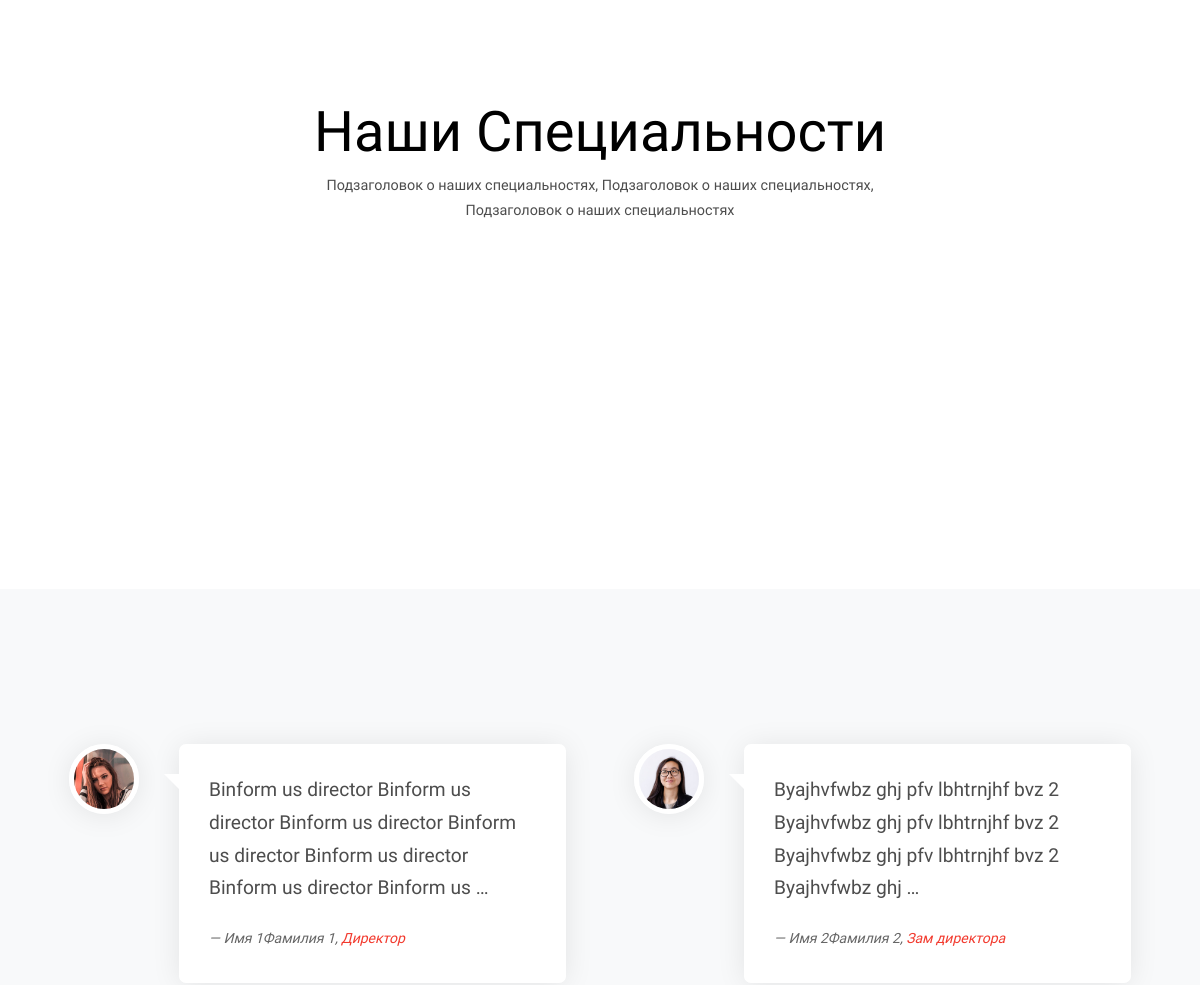
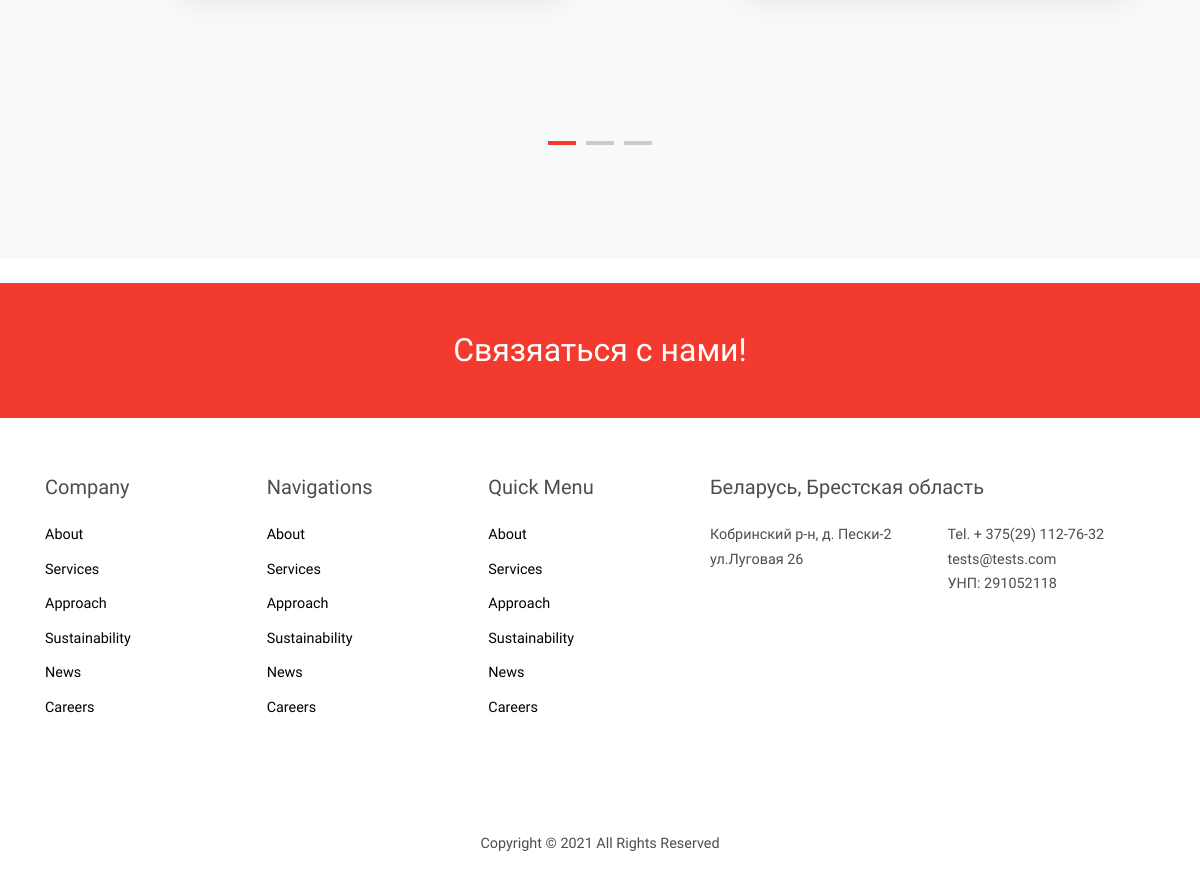
The app's page /index (lower part), older data (2 pictures, top to bottom).
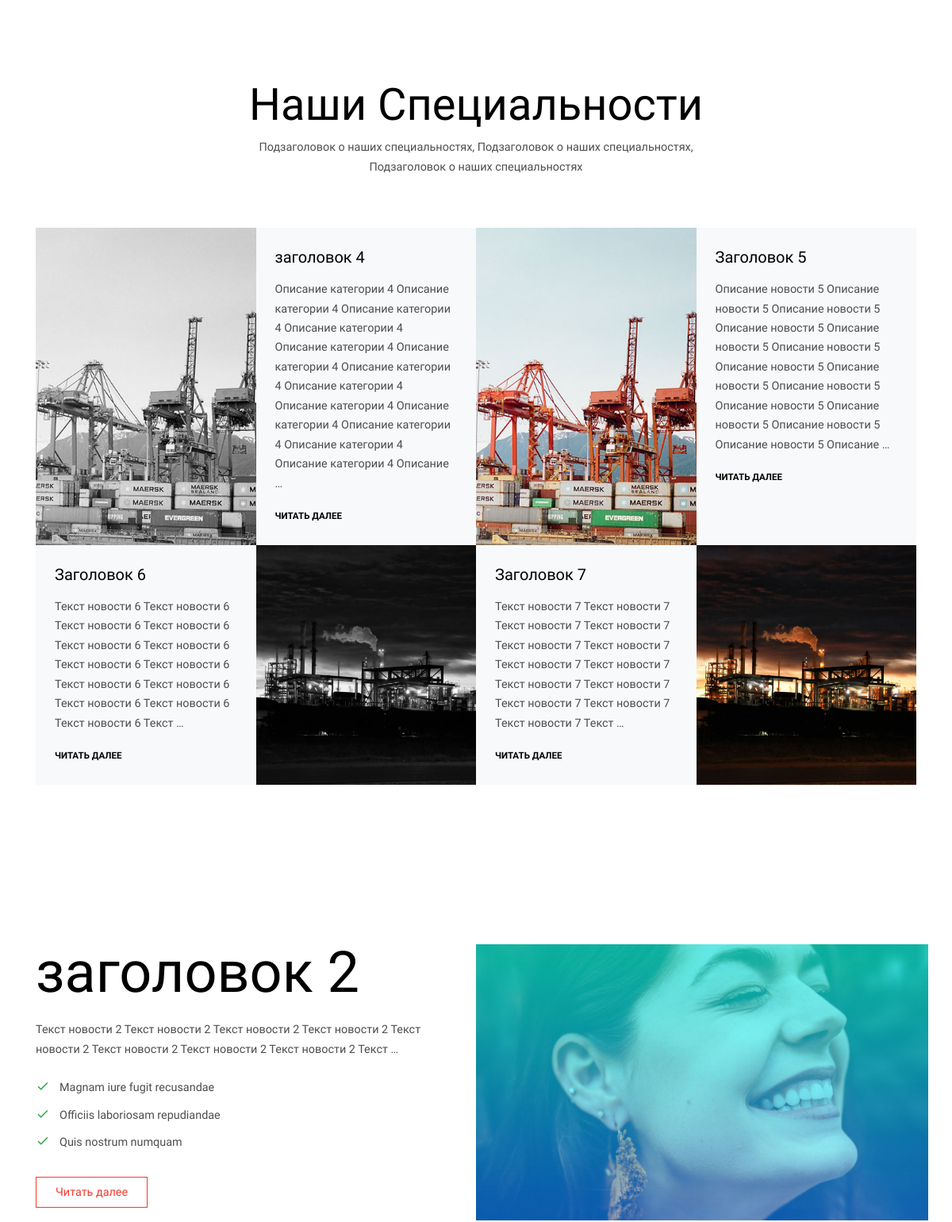
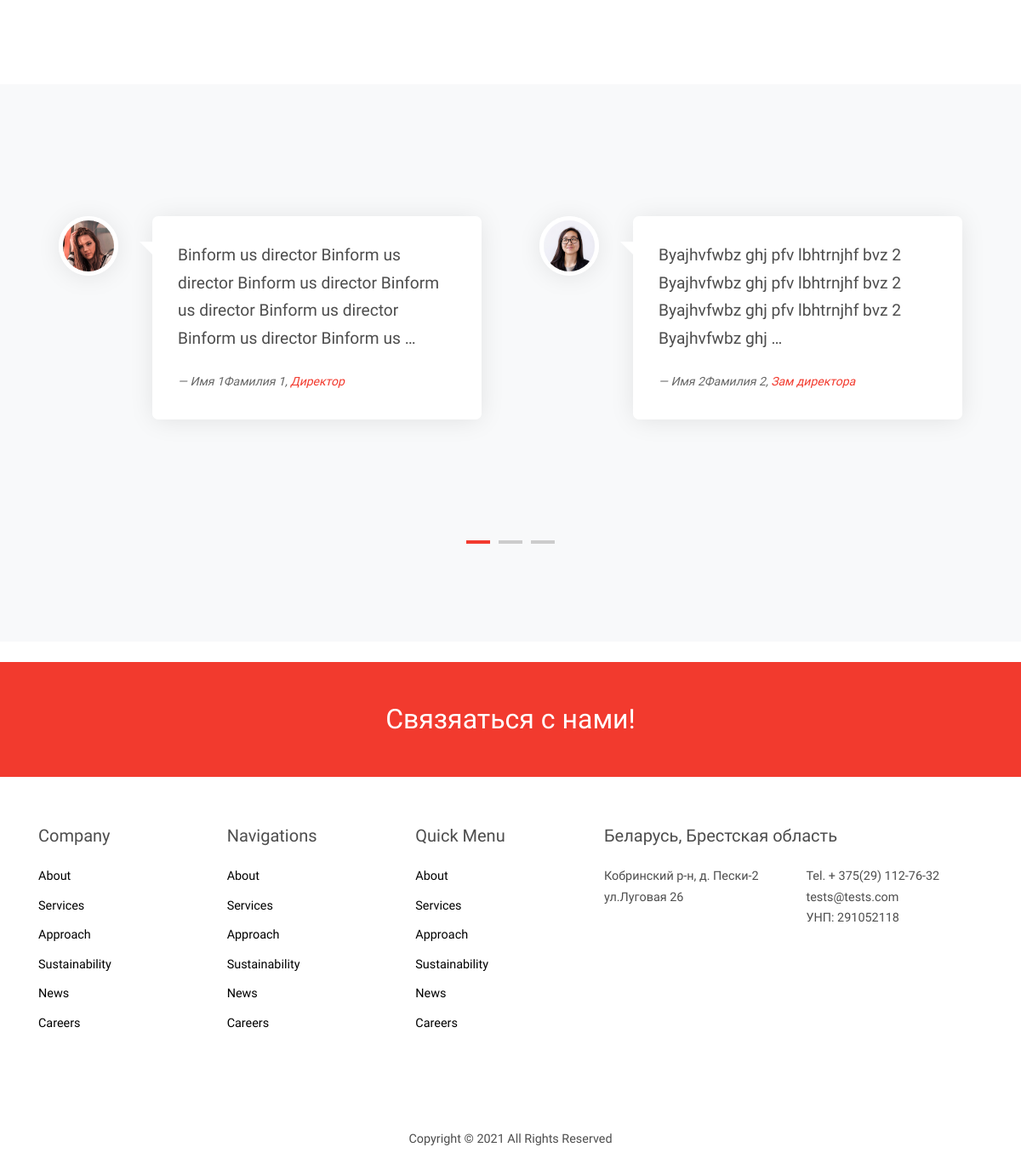
The same page, newer data (2 pictures, top to bottom).
### about/models.py (models this page shows, shortened)
class Portfolio(models.Model):
    post = models.ForeignKey('Category_Portfolio', verbose_name='Должность', on_delete=models.PROTECT)
    avatar = models.ImageField('Аватарка', upload_to='static/images/portfolio/%Y/%m/%d/')
    lname = models.CharField('Имя', max_length=20, default='')
    fname = models.CharField('Фамилия', max_length=50, default='')
    tel = PhoneNumberField(verbose_name='Телефон')
    email = models.EmailField('Почта', default='')
    message = models.TextField('Информация')
    is_jobs = models.BooleanField(verbose_name='Работает', default=True)
    slug = models.SlugField(verbose_name='URL', unique=True, db_index=True, max_length=220)
    class Meta:
        verbose_name = 'Портфолио'
        verbose_name_plural = 'Потфолио'
    def get_absolute_url(self):
        return reverse('show_portfolio', kwargs={'portfolio_slug': self.slug})

class Category_Portfolio(models.Model):
    name = models.CharField('Наименование должности', max_length=100)
    text = models.TextField('Функциональные обязанности', )
    slug = models.SlugField(verbose_name='URL', unique=True, db_index=True)
    class Meta:
        verbose_name = 'Должность'
        verbose_name_plural = 'Должности'
    def __str__(self):
        return self.name

### news/models.py (models this page shows, shortened)
class News(models.Model):
    name_category = models.ForeignKey('News_category', verbose_name='Категория', on_delete=models.PROTECT)
    title = models.CharField('Заголовок', max_length=200)
    content = models.TextField('Текст', blank=True)
    image = models.ImageField('Картинка', upload_to='static/images/%Y/%m/%d/')
    time_create = models.DateTimeField('Дата публикации', auto_now_add=True)
    time_update = models.DateTimeField('Дата последнего изменения', auto_now=True)
    is_published = models.BooleanField(verbose_name='Опубликовано', default=True)
    slug = models.SlugField(verbose_name='URL', unique=True, db_index=True, max_length=220)
    class Meta:
        verbose_name = 'Новость'
        verbose_name_plural = 'Новости'
        ordering = ['time_create', 'title']
    def get_absolute_url(self):
        return reverse('news', kwargs={'news_slug': self.slug})

### main/views.py (the view)
# urls.py: path('index', include('main.urls')),
def index(request):
    news = News.objects.all()
    portfolio = Portfolio.objects.all()
    category_portfolio = Category_Portfolio.objects.all()
    data = {
        'news': news,
        'portfolio': portfolio,
        'category_portfolio': category_portfolio,
        'ids_news': '2',   # id for displaying the news on the main page
        'name_site': 'Название сайта',
        'email_header': 'Почта',
        'phoneheader': 'Телефон',
        'tg_url': 'Ссылка на telegram',    # social iconus header
        'fb_url': 'Ссылка на FaceBook',
        'vk_url': 'Ссылка на Vk',
        'ld_url': 'Ссылка на linkedin',
        'inst_url': 'Ссылка на instagram',  # /social iconus header
        'title_main': 'Компания',             # title in string main
        'subtitle_main': 'АРМКРАФТМЕТАЛЛ',        # subtitle us string main
        'image_header': '/static/images/hero_bg_2.jpg',     # image us main
        'text_button_1': 'Download',
        'link_button_1': '#',
        'text_button_2': 'GetInTouch',
        'link_button_2': '#',
        'blok_info_title': 'Пусть цифры говорят за нас.',                               #menu_info_main
        'blok_info_block_1_img': 'flaticon-worker display-3 text-primary', # flaticon
        'blok_info_block_1_num': '20+',
        'blok_info_block_1_title': 'Высококвалифицированные',
        'blok_info_block_1_subtitle': 'Сотрудники.',
        'blok_info_block_2_img': 'flaticon-planet-earth display-3 text-primary',  # flaticon
        'blok_info_block_2_num': '90+',
        'blok_info_block_2_title': 'Города',
        'blok_info_block_2_subtitle': 'по всей Беларуси.',
        'blok_info_block_3_img': 'flaticon-gears display-3 text-primary',  # flaticon
        'blok_info_block_3_num': '1000+',
        'blok_info_block_3_title': 'Готовых',
        'blok_info_block_3_subtitle': 'Проектов.',                                      #/menu_info_main
        'footer_copyright': 'Copyright © 2021 All Rights Reserved',              #footer
        'blok_adress_title': 'Беларусь, Брестская область',
        'block_adres_subtitle': 'Кобринский р-н, д. Пески-2',
        'block_adres_subtitle_1': ' ул.Луговая 26',
        'block_adres_subtitle_2': 'Tel. + 375(29) 112-76-32',
        'block_adres_subtitle_3': 'tests@tests.com',
        'block_adres_subtitle_4': 'УНП: 291052118',
        'blok_0_adress_title': '',
        'block_0_adres_subtitle': '',
        'block_0_adres_subtitle_1': '',
        'block_0_adres_subtitle_2': '',
        'block_0_adres_subtitle_3': '',
        'block_0_adres_subtitle_4': '',                      #/footer
        'main_title_specialty': 'Наши Специальности',
        'main_subtitle_specialty': 'Подзаголовок о наших специальностях, Подзаголовок о наших специальностях, Подзаголовок о наших специальностях ',
        'block_speciality_id': int(2),     #
        'block_speciality_id_1': int(4),  #вывод первой новость ( id новости )
        'block_speciality_id_2': int(5),  #вывод второй новость ( id новости )
        'block_speciality_id_3': int(6),  #вывод третьей новость ( id новости )
        'block_speciality_id_4': int(7),  #вывод четвертой новость ( id новости )
        'block_news_id': int(2),  # вывод новости  ( id новости ) в блоке news
        'block_news_id_2': int(3),  # вывод новости  ( id новости ) в блоке news2
        'contact_us_text': 'Связяаться с нами!',
        'contact_us_urls': '/contact',
        'vidio_block_us': '<iframe width="560" height="315" src="https://www.youtube.com/embed/_7tsUmTsfwY" title="YouTube video player" frameborder="0" allow="accelerometer; autoplay; clipboard-write; encrypted-media; gyroscope; picture-in-picture" allowfullscreen></iframe>',
    }
    return render(request, 'main/index.html', data)

### main/templates/main/index.html (shortened to what this page needs)
{% extends 'main/base.html' %}
{% block content %}
    <div class="site-section">
      <div class="container">
        <div class="row mb-5 justify-content-center">
          <div class="col-12 text-center">
            <h2 class="font-weight-light text-black display-4">{{ main_title_specialty|truncatewords:8 }}</h2>
          </div>
          <div class="col-md-7 text-center">
            <p>{{ main_subtitle_specialty|truncatewords:30 }}</p>
          </div>
        </div>
       <div class="row no-gutters align-items-stretch h-100">
         {% for item in news %}
         {% if item.id == block_speciality_id_1 %}
          <div class="col-lg-6">
            <div class="row no-gutters align-items-stretch h-100 half-sm">
              <div class="col-md-6 bg-image bg-sm-height" style="background-image: url('{{ item.image }}');" data-aos="fade" data-aos-delay="0"></div>
              <div class="col-md-6 bg-light text">
                <div class="p-4">
                  <h2 class="h5 mb-3 text-black line-height-sm">{{ item.title|truncatewords:8 }}</h2>
                  <p>{{ item.content|truncatewords:40 }}</p>
                  <p class="mb-0"><a href="{{ item.get_absolute_url }}" class=""><small class="text-uppercase font-weight-bold text-black">Читать далее</small></a></p>
                </div>
              </div>
            </div>
          </div>
         {% endif %}
         {% if item.id == block_speciality_id_2 %}
          <div class="col-lg-6">
            <div class="row no-gutters align-items-stretch h-100 half-sm">
              <div class="col-md-6 bg-image order-md-2 order-lg-1 bg-sm-height" style="background-image: url('{{ item.image }}');" data-aos="fade" data-aos-delay="200"></div>
              <div class="col-md-6 bg-light text order-md-1 order-lg-2">
                <div class="p-4">
                  <h2 class="h5 mb-3 text-black line-height-sm">{{ item.title|truncatewords:8 }}</h2>
                  <p>{{ item.content|truncatewords:40 }}</p>
                  <p class="mb-0"><a href="{{ item.get_absolute_url }}" class=""><small class="text-uppercase font-weight-bold text-black">Читать далее</small></a></p>
                </div>
              </div>
            </div>
          </div>
         {% endif %}
         {% if item.id == block_speciality_id_3 %}
          <div class="col-lg-6">
            <div class="row no-gutters align-items-stretch h-100 half-sm">
              <div class="col-md-6 bg-image order-md-1 order-lg-2 bg-sm-height" style="background-image: url('{{ item.image }}');" data-aos="fade" data-aos-delay="300"></div>
              <div class="col-md-6 bg-light text order-md-2 order-lg-1">
                <div class="p-4">
                  <h2 class="h5 mb-3 text-black line-height-sm">{{ item.title|truncatewords:8 }}</h2>
                  <p>{{ item.content|truncatewords:40 }}</p>
                  <p class="mb-0"><a href="{{ item.get_absolute_url }}" class=""><small class="text-uppercase font-weight-bold text-black">Читать далее</small></a></p>
                </div>
              </div>
            </div>
          </div>
         {% endif %}
         {% if item.id == block_speciality_id_4 %}
          <div class="col-lg-6">
            <div class="row no-gutters align-items-stretch h-100 half-sm">
              <div class="col-md-6 bg-image order-md-2 bg-sm-height" style="background-image: url('{{ item.image }}');" data-aos="fade" data-aos-delay="400"></div>
              <div class="col-md-6 bg-light text order-md-1">
                <div class="p-4">
                  <h2 class="h5 mb-3 text-black line-height-sm">{{ item.title|truncatewords:8 }}</h2>
                  <p>{{ item.content|truncatewords:40 }}</p>
                  <p class="mb-0"><a href="{{ item.get_absolute_url }}" class=""><small class="text-uppercase font-weight-bold text-black">Читать далее</small></a></p>
                </div>
              </div>
            </div>
          </div>
         {% endif %}
         {% endfor %}
        </div>
      </div>
    </div>
    <div class="site-section">
      <div class="container">
        <div class="row">
          {% for item in news %}
        {% if item.id == block_news_id %}
          <div class="col-md-6 bg-image bg-sm-height mb-5 mb-md-0 order-md-2" style="background-image: url('{{ item.image }}');" data-aos="fade-up"></div>
          <div class="col-md-6 pr-md-5 order-md-1">
            <h4 class="display-3 line-height-xs text-black mb-4"> {{ item.title|truncatewords:5 }}</h4>
            <p class="mb-4">{{ item.content|truncatewords:25 }}</p>
            <ul class="site-block-check">
              <li>Magnam iure fugit recusandae</li>
              <li>Officiis laboriosam repudiandae</li>
              <li>Quis nostrum numquam</li>
            </ul>
            <p><a href="{{ item.get_absolute_url }}" class="btn btn-outline-primary btn-sm rounded-0 p-2 px-4">Читать далее</a></p>
          </div>
          {% endif %}
        {% endfor %}
        </div>
      </div>
    </div>
    <div class="site-section bg-light">
      <div class="container">
        <div class="block-13 nonloop-block-13 owl-carousel" data-aos="fade">
          {% for item in portfolio %}
          <div class="p-4">
            <div class="block-47 d-flex">
              <div class="block-47-image d-none d-sm-block">
                <img src="{{ item.avatar }}" alt="Image placeholder" class="img-fluid">
              </div>
              <blockquote class="block-47-quote">
                <p>{{ item.message|truncatewords:20 }}</p>
                <cite class="block-47-quote-author">&mdash; {{ item.lname}}{{ item.fname }}, <a href="{{ item.get_absolute_url }}">{{ item.post }}</a></cite>
              </blockquote>
            </div>
          </div>
          {% endfor %}
        </div>
      </div>
    </div>
<br>
    <div class="promo py-5 bg-primary" data-aos="fade">
      <div class="container text-center">
        <h2 class="d-block mb-0 font-weight-light text-white"><a href="{{ contact_us_urls }}" class="text-white d-block">{{ contact_us_text }}</a></h2>
      </div>
    </div>
   {% endblock %}

### main/templates/main/base.html (shortened to what this page needs)
{% load static %}
<!DOCTYPE html>
<html lang="ru">
  <head>
    <link rel="stylesheet" href="{% static 'fonts/icomoon/style.css' %}">
    <link rel="stylesheet" href="{% static 'css/bootstrap.min.css' %}">
    <link rel="stylesheet" href="{% static 'css/magnific-popup.css' %}">
    <link rel="stylesheet" href="{% static 'css/jquery-ui.css' %}">
    <link rel="stylesheet" href="{% static 'css/owl.carousel.min.css' %}">
    <link rel="stylesheet" href="{% static 'css/owl.theme.default.min.css' %}">
    <link rel="stylesheet" href="{% static 'css/bootstrap-datepicker.css' %}">
    <link rel="stylesheet" href="{% static 'fonts/flaticon/font/flaticon.css' %}">
    <link rel="stylesheet" href="{% static 'css/aos.css' %}">
    <link rel="stylesheet" href="{% static 'css/style.css' %}">
  </head>
  <body>
{% block content %}{% endblock %}
          <footer class="site-footer">
      <div class="container">
        <div class="row">
          <div class="col-lg-7">
            <div class="row">
              <div class="col-6 col-md-4 col-lg-4 mb-5 mb-lg-0">
                <h3 class="footer-heading mb-4">Company</h3>
                <ul class="list-unstyled">
                  <li><a href="#">About</a></li>
                  <li><a href="#">Services</a></li>
                  <li><a href="#">Approach</a></li>
                  <li><a href="#">Sustainability</a></li>
                  <li><a href="#">News</a></li>
                  <li><a href="#">Careers</a></li>
                </ul>
              </div>
              <div class="col-6 col-md-4 col-lg-4 mb-5 mb-lg-0">
                <h3 class="footer-heading mb-4">Navigations</h3>
                <ul class="list-unstyled">
                  <li><a href="#">About</a></li>
                  <li><a href="#">Services</a></li>
                  <li><a href="#">Approach</a></li>
                  <li><a href="#">Sustainability</a></li>
                  <li><a href="#">News</a></li>
                  <li><a href="#">Careers</a></li>
                </ul>
              </div>
              <div class="col-6 col-md-4 col-lg-4 mb-5 mb-lg-0">
                <h3 class="footer-heading mb-4">Quick Menu</h3>
                <ul class="list-unstyled">
                  <li><a href="#">About</a></li>
                  <li><a href="#">Services</a></li>
                  <li><a href="#">Approach</a></li>
                  <li><a href="#">Sustainability</a></li>
                  <li><a href="#">News</a></li>
                  <li><a href="#">Careers</a></li>
                </ul>
              </div>
            </div>
          </div>
          <div class="col-lg-5">
            <div class="row mb-5">
              <div class="col-md-12"><h3 class="footer-heading mb-4">{{ blok_adress_title }}</h3></div>
              <div class="col-md-6">
                <p>{{ block_adres_subtitle }} <br> {{ block_adres_subtitle_1 }}</p>
              </div>
              <div class="col-md-6">
                {{ block_adres_subtitle_2 }} <br>
                {{ block_adres_subtitle_3 }} <br>
                {{ block_adres_subtitle_4 }}
              </div>
            </div>
            <div class="row">
              <div class="col-md-12"><h3 class="footer-heading mb-4">{{ blok_0_adress_title }}</h3></div>
              <div class="col-md-6">
                <p>{{ block_0_adres_subtitle }} <br> {{ block_0_adres_subtitle_1 }}</p>
              </div>
              <div class="col-md-6">
                {{ block_0_adres_subtitle_2 }} <br>
                {{ block_0_adres_subtitle_3 }} <br>
              </div>
            </div>
          </div>
        </div>
        <div class="row pt-5 mt-5 text-center">
          <div class="col-md-12">
            <p>
            {{ footer_copyright }}
            </p>
          </div>
        </div>
      </div>
    </footer>
  </body>
</html>

Row changes from the older to the newer data that the page shows:
added News: image (picture), title "заголовок 4", content "Описание категории 4 Описание категории 4 Описание категории 4 Описание категории 4 Описание категории 4 Описание категории 4 Описание категории 4 Описание категории 4 Описание категории 4 Описание категории 4 Описание категории 4 Описание категории 4 Описание категории 4 Описание …", shown under "Наши Специальности"
added News: image (picture), title "Заголовок 5", content "Описание новости 5 Описание новости 5 Описание новости 5 Описание новости 5 Описание новости 5 Описание новости 5 Описание новости 5 Описание новости 5 Описание новости 5 Описание новости 5 Описание новости 5 Описание новости 5 Описание новости 5 Описание …", shown under "Наши Специальности"
added News: image (picture), title "Заголовок 6", content "Текст новости 6 Текст новости 6 Текст новости 6 Текст новости 6 Текст новости 6 Текст новости 6 Текст новости 6 Текст новости 6 Текст новости 6 Текст новости 6 Текст новости 6 Текст новости 6 Текст новости 6 Текст …", shown under "Наши Специальности"
added News: image (picture), title "Заголовок 7", content "Текст новости 7 Текст новости 7 Текст новости 7 Текст новости 7 Текст новости 7 Текст новости 7 Текст новости 7 Текст новости 7 Текст новости 7 Текст новости 7 Текст новости 7 Текст новости 7 Текст новости 7 Текст …", shown under "Наши Специальности"
added News: image (picture), title "заголовок 2", content "Текст новости 2 Текст новости 2 Текст новости 2 Текст новости 2 Текст новости 2 Текст новости 2 Текст новости 2 Текст новости 2 Текст …"
